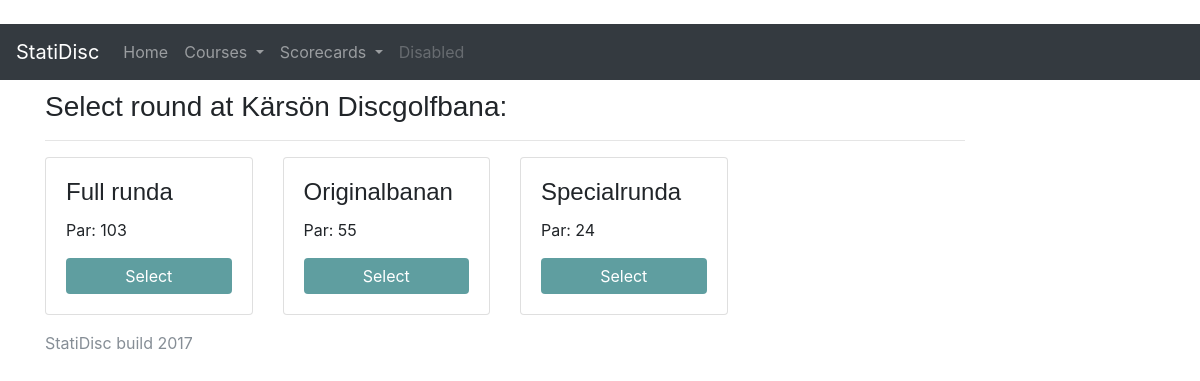
/scorecards/11/select_round/ (signed in), run on the app's committed database.
### courses/models.py (models this page shows, shortened)
class Course(models.Model):
    course_name = models.CharField(max_length=200) # Name of course
    course_par = models.PositiveIntegerField(null=True) # Course total par
    course_location = models.CharField(max_length=200) # Location, like town or such for the course
    def __str__(self):
        return self.course_name

### rounds/models.py (models this page shows, shortened)
class Round(models.Model):
    name = models.CharField(max_length=200, null=True) # Name of round
    total_par = models.PositiveIntegerField(null = True)
    course = models.ForeignKey('courses.Course', on_delete=models.CASCADE)
    holes = models.ManyToManyField('courses.Hole')
    def __str__(self):
        return str(self.name)

### scorecards/views.py (the view)
# urls.py: url(r'^(?P<pk>\d+)/select_round/$', views.select_round, name='select_round'),
def select_round(request, pk):
    if request.user.is_authenticated:
        if request.method == "POST":
            course = request.POST.get('course')
            round_name = request.POST.get('selected_round') # Why does this return a string and not a Round object?
            course = Course.objects.get(course_name=course)
            round = Round.objects.get(name=round_name, course = course) # Okay get the actual round
            holes = round.holes.all()
            ScoreFormSet = formset_factory(ScoreForm, extra = len(round.holes.all()))
            score_formset = ScoreFormSet()
            context = {
                'round': round,
                'course': course,
                'formset': score_formset,
                'holes': holes,
                }
            return render(request, 'scorecards/fill_scorecard.html', context)
        else:
            course = Course.objects.get(id = pk)
            rounds = course.round_set.all() # Get rounds for course
            context = {
                'rounds': rounds,
                'course': course
                }
            return render(request, 'scorecards/select_round.html', context)
    else:
        error = 'You have to log in before creating a scorecard!'
        return render(request, 'scorecards/error.html', {'error': error})

### scorecards/templates/scorecards/select_round.html (shortened to what this page needs)
﻿<!DOCTYPE html>
{% extends 'courses/base.html' %}
{% load static %}
    {% block content %}
    <h3>Select round at {{ course.course_name }}:</h3>
    <hr />
    <div class="row">
        {% for round in rounds %}
        <div class="col-sm-3">
            <form action="." method="post">
                <div class="card card-body" id="round_card">
                    <h4 class="card-title">{{ round.name }}</h4>
                    <p>Par: {{ round.total_par }}</p>
                    <input class="btn btn-primary" type="submit" value="Select" />
                </div>
            </form>
        </div>
        {% endfor %}
    </div>
    {% endblock %}

### Static/static_dirs/courses/style.css (style rules this page uses)
.btn-primary { background: cadetblue; border: 0 none; }
h1, h2, h3, h4, h5, h6 { font-family: 'Rubik', sans-serif; }

### data on the page
Course: course_name "Kärsön Discgolfbana"
Round: name "Full runda", total_par "103"
Round: name "Originalbanan", total_par "55"
Round: name "Specialrunda", total_par "24"
